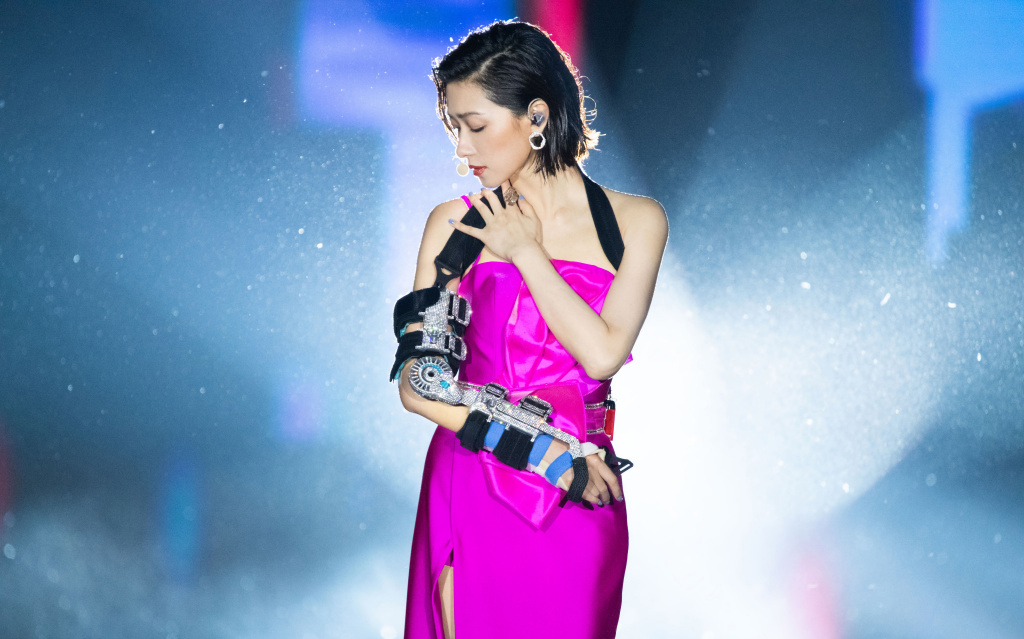
#> input picture ML/CV_Object_Recog_Detect_Classify/5_OpenCV_Basics/wanqianliulian/9d7b949a95.jpg, 1024 x 639 px
$ python 5_bitwise.py
#> lines starting #> are read from the running program, lines starting #| are printed output that depends on the picture; after the words box and inside, x2 and y2 are one past the last pixel; in counts of white or black regions, pixels touching at a corner belong together
#%%
import cv2 as cv
import numpy as np
import matplotlib.pyplot as plt


# read the image and show. Read as BGR
img = cv.imread('wanqianliulian/9d7b949a95.jpg')
#> img is the input picture: shape (639, 1024, 3); mean B, G, R 184.2, 142, 127.5
cv.imshow('img',img)

blank = np.zeros([400,400],dtype='uint8')
rectangle = cv.rectangle(blank.copy(),(30,30),(370,370),255,-1)
circle = cv.circle(blank.copy(),(200,200),200,255,-1)

cv.imshow('blank',blank)
cv.imshow('rectangle',rectangle)
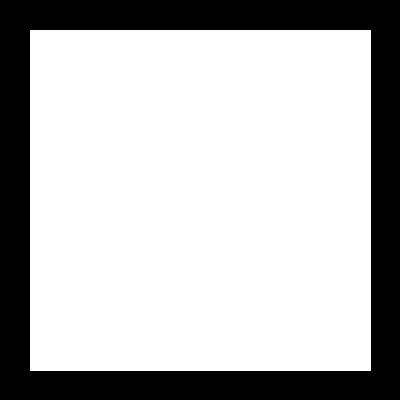
#> window 'rectangle': shape (400, 400); 72.7% white; 1 black region, box (x1, y1, x2, y2) and area: (0, 0, 400, 400) 43719
cv.imshow('circle',circle)
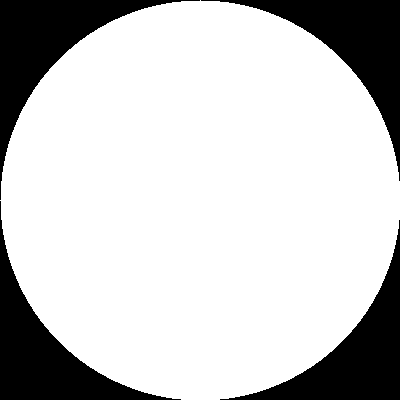
#> window 'circle': shape (400, 400); 78.5% white; 4 black regions, box (x1, y1, x2, y2) and area: (0, 0, 200, 200) 8793, (201, 0, 400, 181) 8593, (0, 201, 181, 400) 8593, (220, 220, 400, 400) 8394

# bitwise AND ==> intersecting
bitwise_and = cv.bitwise_and(rectangle,circle)
cv.imshow('bitwise and',bitwise_and)
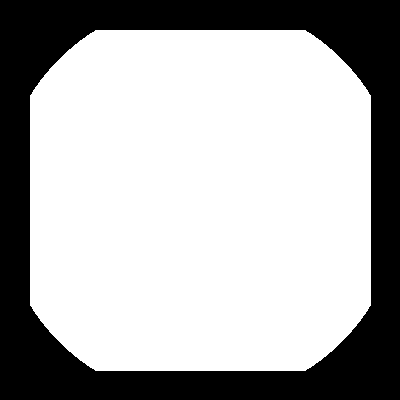
#> window 'bitwise and': shape (400, 400); 68.1% white; 1 black region, box (x1, y1, x2, y2) and area: (0, 0, 400, 400) 51051

# bitwise OR ==> intersecting and non intersecting
bitwise_or = cv.bitwise_or(rectangle,circle)
cv.imshow('bitwise or',bitwise_or)
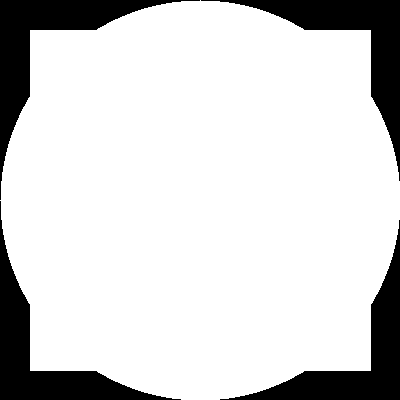
#> window 'bitwise or': shape (400, 400); 83.1% white; 4 black regions, box (x1, y1, x2, y2) and area: (0, 0, 200, 200) 6960, (201, 0, 400, 181) 6760, (0, 201, 181, 400) 6760, (220, 220, 400, 400) 6561

# bitwise XOR ==> non intersecting
bitwise_xor = cv.bitwise_xor(rectangle,circle)
cv.imshow('bitwise xor',bitwise_xor)
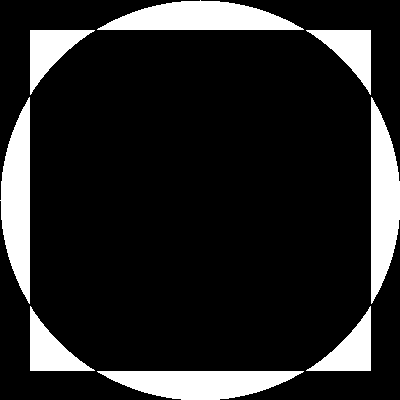
#> window 'bitwise xor': shape (400, 400); 15% white; 8 white regions, largest, box (x1, y1, x2, y2) and area: (97, 0, 304, 30) 4170, (0, 97, 30, 304) 4170, (371, 97, 400, 304) 4169

# bitwise not ==> invert
bitwise_not = cv.bitwise_not(circle)
cv.imshow('bitwise not',bitwise_not)

cv.waitKey(0)

# %%
# masking
# can be used to remove unwanted sections of images
blank2 = np.zeros(img.shape[:2],dtype= 'uint8')
mask = cv.circle(blank2,(img.shape[1]//2,img.shape[0]//2),300,255,-1)
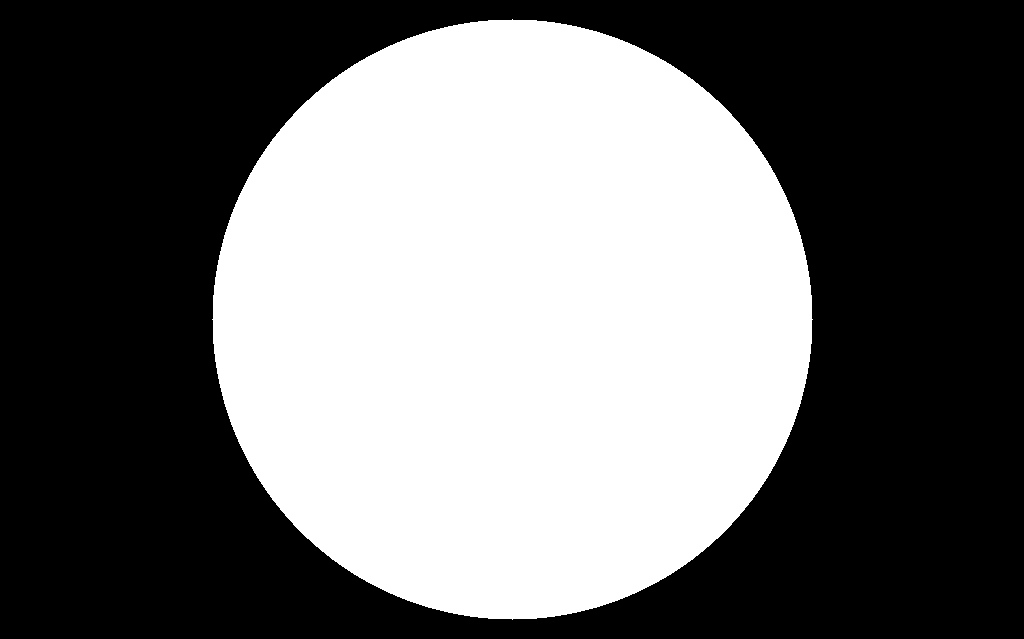
#> blank2: shape (639, 1024); 43.2% white; 1 white region, box (x1, y1, x2, y2) and area: (212, 19, 813, 620) 282697
masked_image = cv.bitwise_and(img,img,mask=mask)
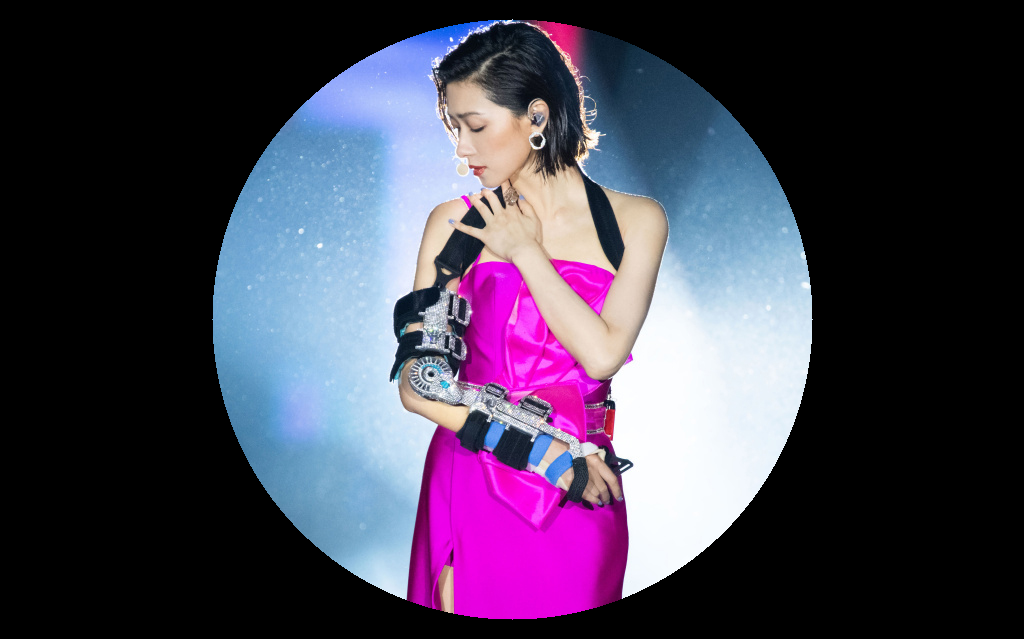
#> masked_image: shape (639, 1024, 3); mean B, G, R 83.3, 62.9, 70.6
cv.imshow('mask',mask)
cv.imshow('masked image',masked_image)
cv.waitKey(0)
# %%

$ run again, with ML/CV_Object_Recog_Detect_Classify/5_OpenCV_Basics/wanqianliulian/3298eea5d9397e516fd798e9c58de5d9.jpg copied over ML/CV_Object_Recog_Detect_Classify/5_OpenCV_Basics/wanqianliulian/9d7b949a95.jpg
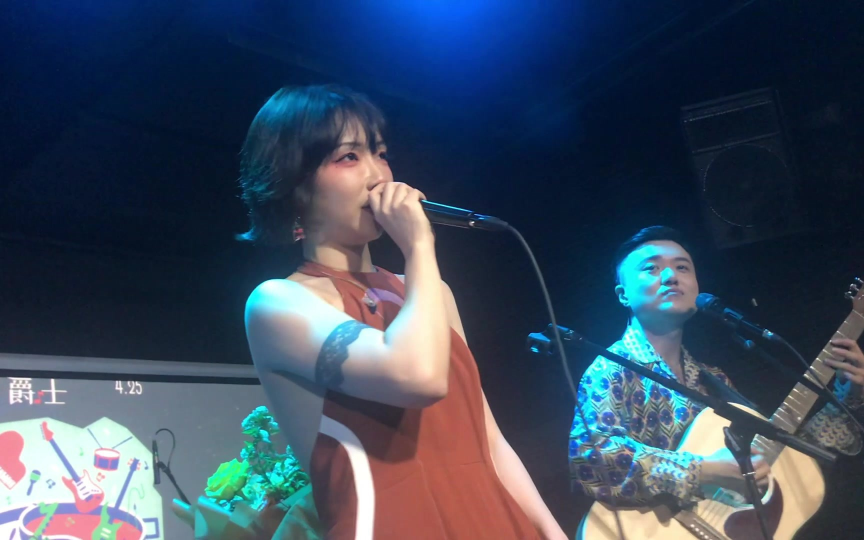
#> input picture ML/CV_Object_Recog_Detect_Classify/5_OpenCV_Basics/wanqianliulian/3298eea5d9397e516fd798e9c58de5d9.jpg, 1728 x 1080 px (shown at 1/2 size)
#> img is the input picture: shape (1080, 1728, 3); mean B, G, R 93.5, 73.9, 59.4
#> `mask = cv.circle(blank2,(img.shape[1]//2,img.shape[0]//2),300,255,-1)`:
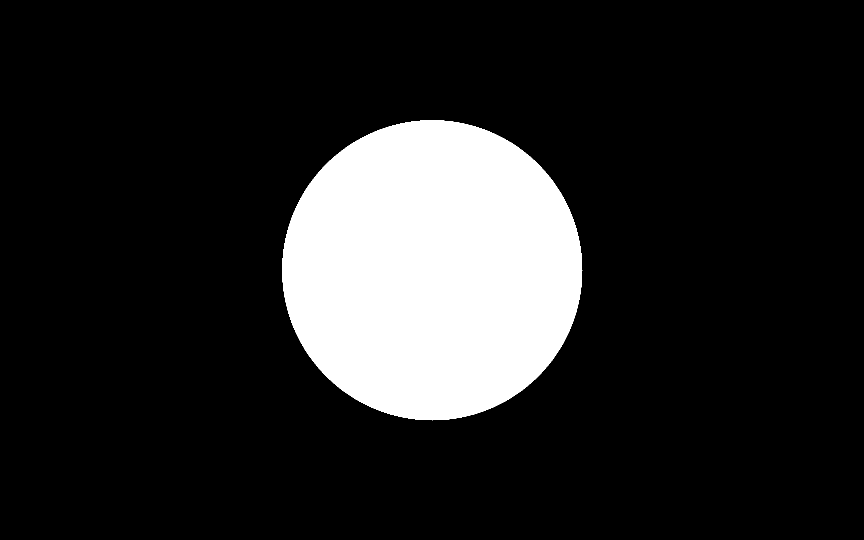
#> blank2: shape (1080, 1728) (shown at 1/2 size); 15.1% white; 1 white region, box (x1, y1, x2, y2) and area: (564, 240, 1165, 841) 282697
#> `masked_image = cv.bitwise_and(img,img,mask=mask)`:
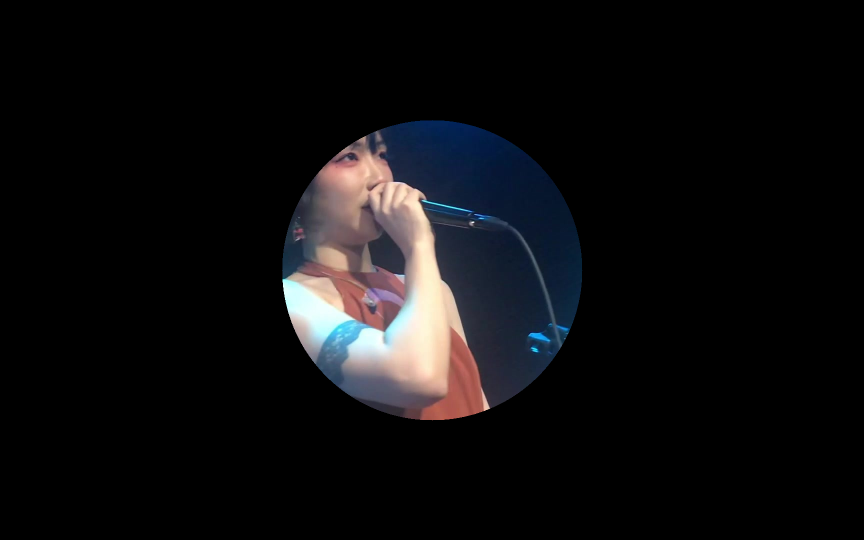
#> masked_image: shape (1080, 1728, 3) (shown at 1/2 size); mean B, G, R 15.5, 14.1, 14.5

$ run again, with ML/CV_Object_Recog_Detect_Classify/5_OpenCV_Basics/wanqianliulian/6d34c3c31daa4b63881da39e758a35aa.jpg copied over ML/CV_Object_Recog_Detect_Classify/5_OpenCV_Basics/wanqianliulian/9d7b949a95.jpg
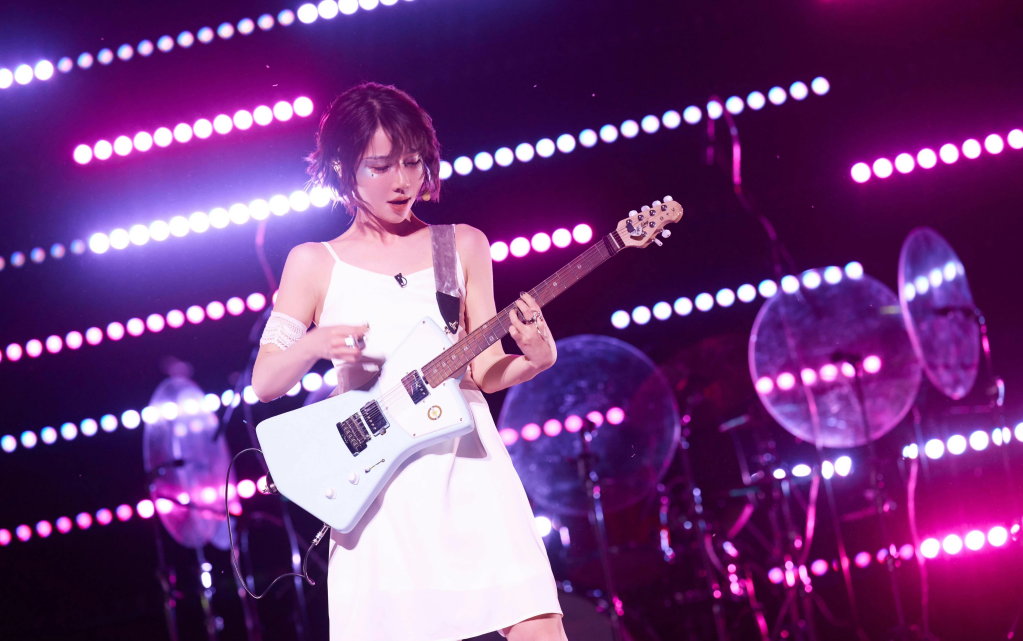
#> input picture ML/CV_Object_Recog_Detect_Classify/5_OpenCV_Basics/wanqianliulian/6d34c3c31daa4b63881da39e758a35aa.jpg, 4092 x 2561 px (shown at 1/4 size)
#> img is the input picture: shape (2561, 4092, 3); mean B, G, R 123.1, 60.8, 113.1
#> `mask = cv.circle(blank2,(img.shape[1]//2,img.shape[0]//2),300,255,-1)`:
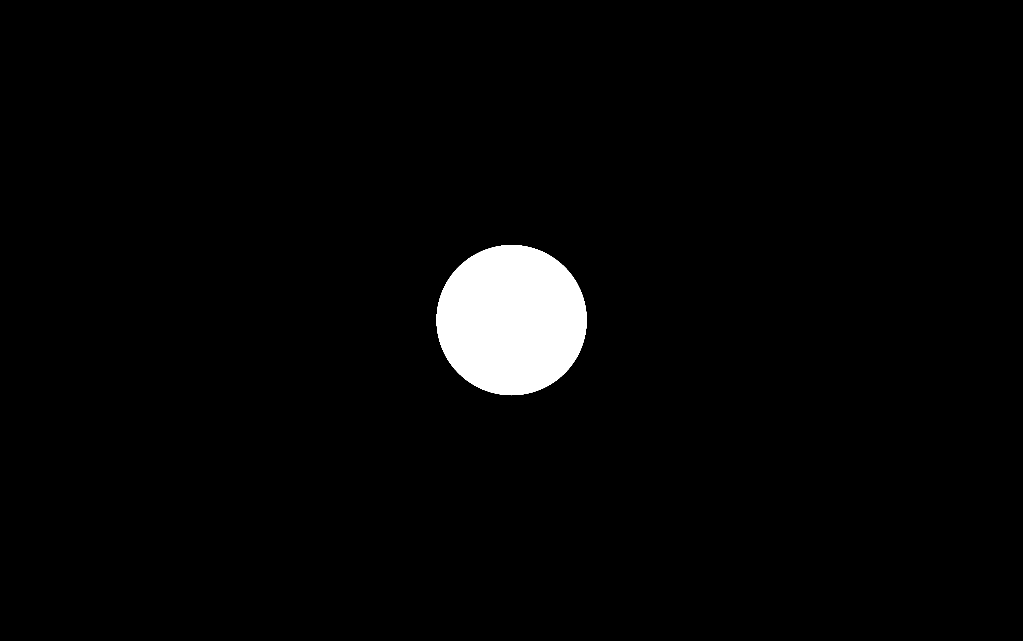
#> blank2: shape (2561, 4092) (shown at 1/4 size); 2.7% white; 1 white region, box (x1, y1, x2, y2) and area: (1746, 980, 2347, 1581) 282697
#> `masked_image = cv.bitwise_and(img,img,mask=mask)`:
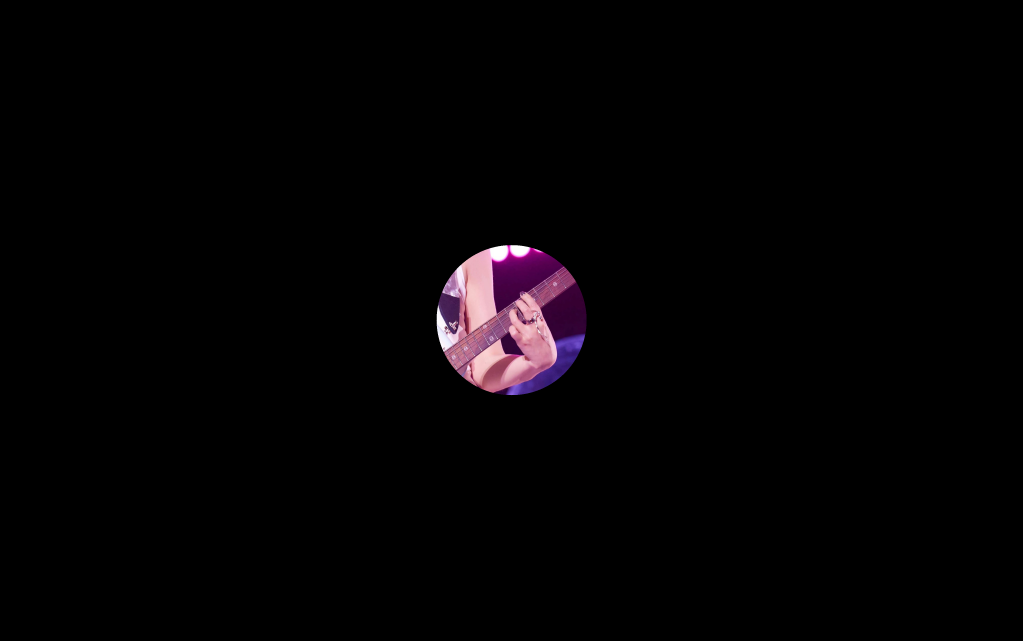
#> masked_image: shape (2561, 4092, 3) (shown at 1/4 size); mean B, G, R 3.7, 2.5, 4.2
